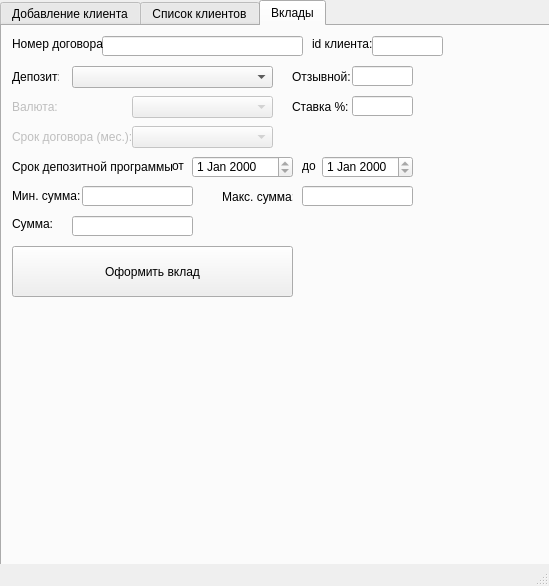
<?xml version="1.0" encoding="UTF-8"?>
<ui version="4.0">
 <class>MainWindow</class>
 <widget class="QMainWindow" name="MainWindow">
  <property name="geometry">
   <rect>
    <x>0</x>
    <y>0</y>
    <width>549</width>
    <height>586</height>
   </rect>
  </property>
  <property name="windowTitle">
   <string>MainWindow</string>
  </property>
  <property name="autoFillBackground">
   <bool>false</bool>
  </property>
  <widget class="QWidget" name="centralwidget">
   <widget class="QTabWidget" name="tabs">
    <property name="geometry">
     <rect>
      <x>0</x>
      <y>0</y>
      <width>561</width>
      <height>601</height>
     </rect>
    </property>
    <property name="currentIndex">
     <number>2</number>
    </property>
    <widget class="QWidget" name="adding_tab">
     <attribute name="title">
      <string>Добавление клиента</string>
     </attribute>
     <widget class="QLabel" name="surname_label">
      <property name="geometry">
       <rect>
        <x>10</x>
        <y>10</y>
        <width>51</width>
        <height>16</height>
       </rect>
      </property>
      <property name="text">
       <string>Фамилия:</string>
      </property>
      <property name="textFormat">
       <enum>Qt::AutoText</enum>
      </property>
     </widget>
     <widget class="QLabel" name="name_label">
      <property name="geometry">
       <rect>
        <x>10</x>
        <y>40</y>
        <width>47</width>
        <height>13</height>
       </rect>
      </property>
      <property name="text">
       <string>Имя:</string>
      </property>
      <property name="textFormat">
       <enum>Qt::AutoText</enum>
      </property>
     </widget>
     <widget class="QLineEdit" name="surname_edit">
      <property name="geometry">
       <rect>
        <x>70</x>
        <y>10</y>
        <width>141</width>
        <height>20</height>
       </rect>
      </property>
      <property name="maxLength">
       <number>1024</number>
      </property>
     </widget>
     <widget class="QLineEdit" name="name_edit">
      <property name="geometry">
       <rect>
        <x>70</x>
        <y>40</y>
        <width>141</width>
        <height>20</height>
       </rect>
      </property>
     </widget>
     <widget class="QLineEdit" name="patronymic_edit">
      <property name="geometry">
       <rect>
        <x>70</x>
        <y>70</y>
        <width>141</width>
        <height>20</height>
       </rect>
      </property>
     </widget>
     <widget class="QLabel" name="patronymic_label">
      <property name="geometry">
       <rect>
        <x>10</x>
        <y>70</y>
        <width>61</width>
        <height>16</height>
       </rect>
      </property>
      <property name="text">
       <string>Отчество:</string>
      </property>
      <property name="textFormat">
       <enum>Qt::AutoText</enum>
      </property>
     </widget>
     <widget class="QLabel" name="birth_date_label">
      <property name="geometry">
       <rect>
        <x>222</x>
        <y>12</y>
        <width>91</width>
        <height>21</height>
       </rect>
      </property>
      <property name="text">
       <string>Дата рождения: </string>
      </property>
      <property name="textFormat">
       <enum>Qt::AutoText</enum>
      </property>
     </widget>
     <widget class="QDateEdit" name="birth_date_edit">
      <property name="geometry">
       <rect>
        <x>312</x>
        <y>12</y>
        <width>110</width>
        <height>22</height>
       </rect>
      </property>
     </widget>
     <widget class="QRadioButton" name="w_radio_button">
      <property name="geometry">
       <rect>
        <x>290</x>
        <y>70</y>
        <width>82</width>
        <height>17</height>
       </rect>
      </property>
      <property name="text">
       <string>Ж</string>
      </property>
     </widget>
     <widget class="QLabel" name="sex_label">
      <property name="geometry">
       <rect>
        <x>220</x>
        <y>70</y>
        <width>47</width>
        <height>13</height>
       </rect>
      </property>
      <property name="text">
       <string>Пол:</string>
      </property>
      <property name="textFormat">
       <enum>Qt::AutoText</enum>
      </property>
     </widget>
     <widget class="QCheckBox" name="pension_checkbox">
      <property name="geometry">
       <rect>
        <x>220</x>
        <y>40</y>
        <width>81</width>
        <height>17</height>
       </rect>
      </property>
      <property name="text">
       <string>Пенсионер</string>
      </property>
     </widget>
     <widget class="QRadioButton" name="m_radio_button">
      <property name="geometry">
       <rect>
        <x>250</x>
        <y>70</y>
        <width>82</width>
        <height>17</height>
       </rect>
      </property>
      <property name="text">
       <string>М</string>
      </property>
     </widget>
     <widget class="QLabel" name="monthly_income_label">
      <property name="geometry">
       <rect>
        <x>10</x>
        <y>520</y>
        <width>111</width>
        <height>21</height>
       </rect>
      </property>
      <property name="text">
       <string>Ежемесячный доход:</string>
      </property>
      <property name="textFormat">
       <enum>Qt::AutoText</enum>
      </property>
     </widget>
     <widget class="QDateEdit" name="issue_date_edit">
      <property name="geometry">
       <rect>
        <x>150</x>
        <y>220</y>
        <width>110</width>
        <height>22</height>
       </rect>
      </property>
     </widget>
     <widget class="QLabel" name="passport_number_label">
      <property name="geometry">
       <rect>
        <x>140</x>
        <y>100</y>
        <width>101</width>
        <height>21</height>
       </rect>
      </property>
      <property name="text">
       <string>Номер паспорта:</string>
      </property>
      <property name="textFormat">
       <enum>Qt::AutoText</enum>
      </property>
     </widget>
     <widget class="QLabel" name="home_phone_label">
      <property name="geometry">
       <rect>
        <x>10</x>
        <y>370</y>
        <width>151</width>
        <height>21</height>
       </rect>
      </property>
      <property name="text">
       <string>Телефон домашний:</string>
      </property>
      <property name="textFormat">
       <enum>Qt::AutoText</enum>
      </property>
     </widget>
     <widget class="QComboBox" name="disability_combobox">
      <property name="geometry">
       <rect>
        <x>150</x>
        <y>490</y>
        <width>171</width>
        <height>22</height>
       </rect>
      </property>
     </widget>
     <widget class="QComboBox" name="mode_combobox">
      <property name="geometry">
       <rect>
        <x>370</x>
        <y>370</y>
        <width>171</width>
        <height>22</height>
       </rect>
      </property>
     </widget>
     <widget class="QLabel" name="mode_label">
      <property name="geometry">
       <rect>
        <x>370</x>
        <y>350</y>
        <width>47</width>
        <height>13</height>
       </rect>
      </property>
      <property name="text">
       <string>Режим:</string>
      </property>
     </widget>
     <widget class="QComboBox" name="marital_status_combobox">
      <property name="geometry">
       <rect>
        <x>150</x>
        <y>460</y>
        <width>171</width>
        <height>22</height>
       </rect>
      </property>
     </widget>
     <widget class="QLineEdit" name="mobile_phone_edit">
      <property name="geometry">
       <rect>
        <x>150</x>
        <y>400</y>
        <width>141</width>
        <height>20</height>
       </rect>
      </property>
     </widget>
     <widget class="QLineEdit" name="identification_number_edit">
      <property name="geometry">
       <rect>
        <x>160</x>
        <y>160</y>
        <width>271</width>
        <height>20</height>
       </rect>
      </property>
     </widget>
     <widget class="QLabel" name="residense_address_label">
      <property name="geometry">
       <rect>
        <x>10</x>
        <y>280</y>
        <width>151</width>
        <height>21</height>
       </rect>
      </property>
      <property name="text">
       <string>Адрес факт. проживания:</string>
      </property>
      <property name="textFormat">
       <enum>Qt::AutoText</enum>
      </property>
     </widget>
     <widget class="QPushButton" name="add_button">
      <property name="geometry">
       <rect>
        <x>330</x>
        <y>490</y>
        <width>211</width>
        <height>51</height>
       </rect>
      </property>
      <property name="text">
       <string>Добавить</string>
      </property>
     </widget>
     <widget class="QComboBox" name="registration_city_combobox">
      <property name="geometry">
       <rect>
        <x>110</x>
        <y>310</y>
        <width>181</width>
        <height>22</height>
       </rect>
      </property>
     </widget>
     <widget class="QComboBox" name="residence_city_combobox">
      <property name="geometry">
       <rect>
        <x>150</x>
        <y>250</y>
        <width>171</width>
        <height>22</height>
       </rect>
      </property>
     </widget>
     <widget class="QLineEdit" name="passport_number_edit">
      <property name="geometry">
       <rect>
        <x>230</x>
        <y>100</y>
        <width>121</width>
        <height>20</height>
       </rect>
      </property>
     </widget>
     <widget class="QLabel" name="issued_by_label">
      <property name="geometry">
       <rect>
        <x>10</x>
        <y>130</y>
        <width>101</width>
        <height>21</height>
       </rect>
      </property>
      <property name="text">
       <string>Кем выдан:</string>
      </property>
      <property name="textFormat">
       <enum>Qt::AutoText</enum>
      </property>
     </widget>
     <widget class="QLabel" name="issue_date_label">
      <property name="geometry">
       <rect>
        <x>10</x>
        <y>220</y>
        <width>91</width>
        <height>21</height>
       </rect>
      </property>
      <property name="text">
       <string>Дата выдачи: </string>
      </property>
      <property name="textFormat">
       <enum>Qt::AutoText</enum>
      </property>
     </widget>
     <widget class="QLabel" name="birth_place_label">
      <property name="geometry">
       <rect>
        <x>10</x>
        <y>190</y>
        <width>91</width>
        <height>21</height>
       </rect>
      </property>
      <property name="text">
       <string>Место рождения:</string>
      </property>
      <property name="textFormat">
       <enum>Qt::AutoText</enum>
      </property>
     </widget>
     <widget class="QLineEdit" name="email_edit">
      <property name="geometry">
       <rect>
        <x>150</x>
        <y>430</y>
        <width>171</width>
        <height>20</height>
       </rect>
      </property>
      <property name="text">
       <string/>
      </property>
     </widget>
     <widget class="QLabel" name="marital_status_label">
      <property name="geometry">
       <rect>
        <x>10</x>
        <y>460</y>
        <width>140</width>
        <height>21</height>
       </rect>
      </property>
      <property name="text">
       <string>Семейное положение:</string>
      </property>
      <property name="textFormat">
       <enum>Qt::AutoText</enum>
      </property>
     </widget>
     <widget class="QLineEdit" name="residence_address_edit">
      <property name="geometry">
       <rect>
        <x>150</x>
        <y>280</y>
        <width>281</width>
        <height>20</height>
       </rect>
      </property>
     </widget>
     <widget class="QLineEdit" name="birth_place_edit">
      <property name="geometry">
       <rect>
        <x>110</x>
        <y>190</y>
        <width>321</width>
        <height>20</height>
       </rect>
      </property>
     </widget>
     <widget class="QLineEdit" name="home_phone_edit">
      <property name="geometry">
       <rect>
        <x>150</x>
        <y>370</y>
        <width>141</width>
        <height>20</height>
       </rect>
      </property>
     </widget>
     <widget class="QLineEdit" name="monthly_income_edit">
      <property name="geometry">
       <rect>
        <x>150</x>
        <y>520</y>
        <width>171</width>
        <height>20</height>
       </rect>
      </property>
      <property name="text">
       <string/>
      </property>
     </widget>
     <widget class="QLabel" name="disability_label">
      <property name="geometry">
       <rect>
        <x>10</x>
        <y>490</y>
        <width>140</width>
        <height>21</height>
       </rect>
      </property>
      <property name="text">
       <string>Инвалидность:</string>
      </property>
      <property name="textFormat">
       <enum>Qt::AutoText</enum>
      </property>
     </widget>
     <widget class="QLabel" name="passport_series_label">
      <property name="geometry">
       <rect>
        <x>10</x>
        <y>100</y>
        <width>91</width>
        <height>21</height>
       </rect>
      </property>
      <property name="text">
       <string>Серия паспорта:</string>
      </property>
      <property name="textFormat">
       <enum>Qt::AutoText</enum>
      </property>
     </widget>
     <widget class="QLineEdit" name="passport_series_edit">
      <property name="geometry">
       <rect>
        <x>100</x>
        <y>100</y>
        <width>31</width>
        <height>20</height>
       </rect>
      </property>
     </widget>
     <widget class="QLabel" name="registration_city_label">
      <property name="geometry">
       <rect>
        <x>10</x>
        <y>310</y>
        <width>140</width>
        <height>21</height>
       </rect>
      </property>
      <property name="text">
       <string>Город прописки:</string>
      </property>
      <property name="textFormat">
       <enum>Qt::AutoText</enum>
      </property>
     </widget>
     <widget class="QLabel" name="citizenship_label">
      <property name="geometry">
       <rect>
        <x>10</x>
        <y>340</y>
        <width>140</width>
        <height>21</height>
       </rect>
      </property>
      <property name="text">
       <string>Гражданство:</string>
      </property>
      <property name="textFormat">
       <enum>Qt::AutoText</enum>
      </property>
     </widget>
     <widget class="QPushButton" name="find_button">
      <property name="enabled">
       <bool>false</bool>
      </property>
      <property name="geometry">
       <rect>
        <x>330</x>
        <y>430</y>
        <width>211</width>
        <height>51</height>
       </rect>
      </property>
      <property name="text">
       <string>Найти</string>
      </property>
     </widget>
     <widget class="QLabel" name="email_label">
      <property name="geometry">
       <rect>
        <x>10</x>
        <y>430</y>
        <width>41</width>
        <height>21</height>
       </rect>
      </property>
      <property name="text">
       <string>Email:</string>
      </property>
      <property name="textFormat">
       <enum>Qt::AutoText</enum>
      </property>
     </widget>
     <widget class="QComboBox" name="citizenship_combobox">
      <property name="geometry">
       <rect>
        <x>110</x>
        <y>340</y>
        <width>181</width>
        <height>22</height>
       </rect>
      </property>
     </widget>
     <widget class="QLabel" name="residence_city_label">
      <property name="geometry">
       <rect>
        <x>10</x>
        <y>250</y>
        <width>140</width>
        <height>21</height>
       </rect>
      </property>
      <property name="text">
       <string>Город факт. проживания:</string>
      </property>
      <property name="textFormat">
       <enum>Qt::AutoText</enum>
      </property>
     </widget>
     <widget class="QLabel" name="mobile_phone_label">
      <property name="geometry">
       <rect>
        <x>10</x>
        <y>400</y>
        <width>151</width>
        <height>21</height>
       </rect>
      </property>
      <property name="text">
       <string>Телефон мобильный:</string>
      </property>
      <property name="textFormat">
       <enum>Qt::AutoText</enum>
      </property>
     </widget>
     <widget class="QLineEdit" name="issued_by_edit">
      <property name="geometry">
       <rect>
        <x>70</x>
        <y>130</y>
        <width>361</width>
        <height>20</height>
       </rect>
      </property>
     </widget>
     <widget class="QLabel" name="identification_number_label">
      <property name="geometry">
       <rect>
        <x>10</x>
        <y>160</y>
        <width>151</width>
        <height>21</height>
       </rect>
      </property>
      <property name="text">
       <string>Идентификационный номер:</string>
      </property>
      <property name="textFormat">
       <enum>Qt::AutoText</enum>
      </property>
     </widget>
     <widget class="QLabel" name="id_label">
      <property name="enabled">
       <bool>false</bool>
      </property>
      <property name="geometry">
       <rect>
        <x>370</x>
        <y>400</y>
        <width>41</width>
        <height>21</height>
       </rect>
      </property>
      <property name="text">
       <string>id: </string>
      </property>
      <property name="textFormat">
       <enum>Qt::AutoText</enum>
      </property>
     </widget>
     <widget class="QLineEdit" name="id_edit">
      <property name="enabled">
       <bool>false</bool>
      </property>
      <property name="geometry">
       <rect>
        <x>400</x>
        <y>400</y>
        <width>141</width>
        <height>20</height>
       </rect>
      </property>
      <property name="maxLength">
       <number>10</number>
      </property>
     </widget>
    </widget>
    <widget class="QWidget" name="client_list_tab">
     <attribute name="title">
      <string>Список клиентов</string>
     </attribute>
     <widget class="QTableWidget" name="clients_table">
      <property name="enabled">
       <bool>true</bool>
      </property>
      <property name="geometry">
       <rect>
        <x>10</x>
        <y>10</y>
        <width>521</width>
        <height>531</height>
       </rect>
      </property>
     </widget>
    </widget>
    <widget class="QWidget" name="deposit_tab">
     <attribute name="title">
      <string>Вклады</string>
     </attribute>
     <widget class="QLineEdit" name="contract_number_edit">
      <property name="geometry">
       <rect>
        <x>100</x>
        <y>10</y>
        <width>201</width>
        <height>20</height>
       </rect>
      </property>
      <property name="maxLength">
       <number>13</number>
      </property>
     </widget>
     <widget class="QLabel" name="contract_number_label">
      <property name="geometry">
       <rect>
        <x>10</x>
        <y>10</y>
        <width>91</width>
        <height>16</height>
       </rect>
      </property>
      <property name="text">
       <string>Номер договора:</string>
      </property>
     </widget>
     <widget class="QLabel" name="deposit_label">
      <property name="geometry">
       <rect>
        <x>10</x>
        <y>40</y>
        <width>47</width>
        <height>21</height>
       </rect>
      </property>
      <property name="text">
       <string>Депозит:</string>
      </property>
     </widget>
     <widget class="QComboBox" name="deposit_combobox">
      <property name="geometry">
       <rect>
        <x>70</x>
        <y>40</y>
        <width>201</width>
        <height>22</height>
       </rect>
      </property>
     </widget>
     <widget class="QLineEdit" name="amount_edit">
      <property name="geometry">
       <rect>
        <x>70</x>
        <y>190</y>
        <width>121</width>
        <height>20</height>
       </rect>
      </property>
      <property name="maxLength">
       <number>12</number>
      </property>
     </widget>
     <widget class="QLabel" name="amount_label">
      <property name="geometry">
       <rect>
        <x>10</x>
        <y>190</y>
        <width>47</width>
        <height>16</height>
       </rect>
      </property>
      <property name="text">
       <string>Сумма:</string>
      </property>
     </widget>
     <widget class="QComboBox" name="currency_combobox">
      <property name="enabled">
       <bool>false</bool>
      </property>
      <property name="geometry">
       <rect>
        <x>130</x>
        <y>70</y>
        <width>141</width>
        <height>22</height>
       </rect>
      </property>
     </widget>
     <widget class="QLabel" name="currency_label">
      <property name="enabled">
       <bool>false</bool>
      </property>
      <property name="geometry">
       <rect>
        <x>10</x>
        <y>70</y>
        <width>47</width>
        <height>21</height>
       </rect>
      </property>
      <property name="text">
       <string>Валюта:</string>
      </property>
     </widget>
     <widget class="QLabel" name="term_label">
      <property name="enabled">
       <bool>false</bool>
      </property>
      <property name="geometry">
       <rect>
        <x>10</x>
        <y>100</y>
        <width>121</width>
        <height>21</height>
       </rect>
      </property>
      <property name="text">
       <string>Срок договора (мес.): </string>
      </property>
     </widget>
     <widget class="QComboBox" name="term_combobox">
      <property name="enabled">
       <bool>false</bool>
      </property>
      <property name="geometry">
       <rect>
        <x>130</x>
        <y>100</y>
        <width>141</width>
        <height>22</height>
       </rect>
      </property>
     </widget>
     <widget class="QPushButton" name="create_deposit_button">
      <property name="geometry">
       <rect>
        <x>10</x>
        <y>220</y>
        <width>281</width>
        <height>51</height>
       </rect>
      </property>
      <property name="text">
       <string>Оформить вклад</string>
      </property>
     </widget>
     <widget class="QLabel" name="rate_label">
      <property name="geometry">
       <rect>
        <x>290</x>
        <y>70</y>
        <width>61</width>
        <height>21</height>
       </rect>
      </property>
      <property name="text">
       <string>Ставка %:</string>
      </property>
     </widget>
     <widget class="QLineEdit" name="rate_edit">
      <property name="geometry">
       <rect>
        <x>350</x>
        <y>70</y>
        <width>61</width>
        <height>20</height>
       </rect>
      </property>
      <property name="readOnly">
       <bool>true</bool>
      </property>
     </widget>
     <widget class="QLabel" name="deposit_program_period_label">
      <property name="geometry">
       <rect>
        <x>10</x>
        <y>130</y>
        <width>161</width>
        <height>21</height>
       </rect>
      </property>
      <property name="text">
       <string>Срок депозитной программы:</string>
      </property>
     </widget>
     <widget class="QDateEdit" name="deposit_program_period_from_edit">
      <property name="geometry">
       <rect>
        <x>190</x>
        <y>130</y>
        <width>101</width>
        <height>22</height>
       </rect>
      </property>
      <property name="readOnly">
       <bool>true</bool>
      </property>
     </widget>
     <widget class="QDateEdit" name="deposit_program_period_to_edit">
      <property name="geometry">
       <rect>
        <x>320</x>
        <y>130</y>
        <width>91</width>
        <height>22</height>
       </rect>
      </property>
      <property name="readOnly">
       <bool>true</bool>
      </property>
     </widget>
     <widget class="QLabel" name="deposit_program_period_from">
      <property name="geometry">
       <rect>
        <x>170</x>
        <y>130</y>
        <width>47</width>
        <height>20</height>
       </rect>
      </property>
      <property name="text">
       <string>от</string>
      </property>
     </widget>
     <widget class="QLabel" name="deposit_program_period_to_label">
      <property name="geometry">
       <rect>
        <x>300</x>
        <y>130</y>
        <width>47</width>
        <height>20</height>
       </rect>
      </property>
      <property name="text">
       <string>до</string>
      </property>
     </widget>
     <widget class="QLabel" name="client_id_label">
      <property name="geometry">
       <rect>
        <x>310</x>
        <y>10</y>
        <width>61</width>
        <height>16</height>
       </rect>
      </property>
      <property name="text">
       <string>id клиента:</string>
      </property>
     </widget>
     <widget class="QLineEdit" name="client_id_edit">
      <property name="geometry">
       <rect>
        <x>370</x>
        <y>10</y>
        <width>71</width>
        <height>20</height>
       </rect>
      </property>
     </widget>
     <widget class="QLineEdit" name="is_revocable_edit">
      <property name="geometry">
       <rect>
        <x>350</x>
        <y>40</y>
        <width>61</width>
        <height>20</height>
       </rect>
      </property>
      <property name="readOnly">
       <bool>true</bool>
      </property>
     </widget>
     <widget class="QLabel" name="is_revocable_label">
      <property name="geometry">
       <rect>
        <x>290</x>
        <y>40</y>
        <width>61</width>
        <height>21</height>
       </rect>
      </property>
      <property name="text">
       <string>Отзывной:</string>
      </property>
     </widget>
     <widget class="QLabel" name="min_amount_label">
      <property name="geometry">
       <rect>
        <x>10</x>
        <y>160</y>
        <width>71</width>
        <height>20</height>
       </rect>
      </property>
      <property name="text">
       <string>Мин. сумма:</string>
      </property>
     </widget>
     <widget class="QLabel" name="max_amount_label">
      <property name="geometry">
       <rect>
        <x>220</x>
        <y>160</y>
        <width>71</width>
        <height>21</height>
       </rect>
      </property>
      <property name="text">
       <string>Макс. сумма:</string>
      </property>
     </widget>
     <widget class="QLineEdit" name="min_amount_edit">
      <property name="geometry">
       <rect>
        <x>80</x>
        <y>160</y>
        <width>111</width>
        <height>20</height>
       </rect>
      </property>
      <property name="text">
       <string/>
      </property>
      <property name="readOnly">
       <bool>true</bool>
      </property>
     </widget>
     <widget class="QLineEdit" name="max_amount_edit">
      <property name="geometry">
       <rect>
        <x>300</x>
        <y>160</y>
        <width>111</width>
        <height>20</height>
       </rect>
      </property>
      <property name="text">
       <string/>
      </property>
      <property name="readOnly">
       <bool>true</bool>
      </property>
     </widget>
    </widget>
   </widget>
  </widget>
  <widget class="QStatusBar" name="statusbar"/>
  <action name="action">
   <property name="text">
    <string>Добавление</string>
   </property>
  </action>
  <action name="action_2">
   <property name="text">
    <string>Редактирование</string>
   </property>
  </action>
 </widget>
 <resources/>
 <connections/>
</ui>
